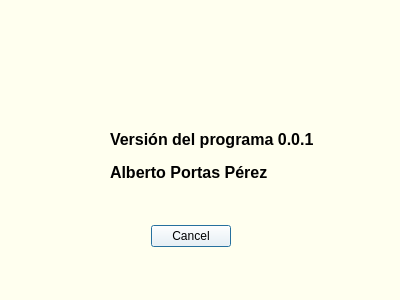
<?xml version="1.0" encoding="UTF-8"?>
<ui version="4.0">
 <class>venAbout</class>
 <widget class="QDialog" name="venAbout">
  <property name="geometry">
   <rect>
    <x>0</x>
    <y>0</y>
    <width>400</width>
    <height>300</height>
   </rect>
  </property>
  <property name="windowTitle">
   <string>Dialog</string>
  </property>
  <property name="styleSheet">
   <string notr="true">background-color: rgb(255, 255, 239);</string>
  </property>
  <widget class="QDialogButtonBox" name="btnBoxCerrar">
   <property name="geometry">
    <rect>
     <x>150</x>
     <y>220</y>
     <width>81</width>
     <height>32</height>
    </rect>
   </property>
   <property name="styleSheet">
    <string notr="true">background-color: rgb(255, 255, 255);</string>
   </property>
   <property name="orientation">
    <enum>Qt::Horizontal</enum>
   </property>
   <property name="standardButtons">
    <set>QDialogButtonBox::Cancel</set>
   </property>
  </widget>
  <widget class="QWidget" name="">
   <property name="geometry">
    <rect>
     <x>110</x>
     <y>130</y>
     <width>204</width>
     <height>52</height>
    </rect>
   </property>
   <layout class="QVBoxLayout" name="verticalLayout">
    <item>
     <widget class="QLabel" name="label">
      <property name="font">
       <font>
        <family>Arial</family>
        <pointsize>12</pointsize>
        <weight>75</weight>
        <bold>true</bold>
       </font>
      </property>
      <property name="text">
       <string>Versión del programa 0.0.1</string>
      </property>
     </widget>
    </item>
    <item>
     <spacer name="verticalSpacer">
      <property name="orientation">
       <enum>Qt::Vertical</enum>
      </property>
      <property name="sizeHint" stdset="0">
       <size>
        <width>20</width>
        <height>40</height>
       </size>
      </property>
     </spacer>
    </item>
    <item>
     <widget class="QLabel" name="label_2">
      <property name="font">
       <font>
        <family>Arial</family>
        <pointsize>12</pointsize>
        <weight>75</weight>
        <bold>true</bold>
       </font>
      </property>
      <property name="text">
       <string>Alberto Portas Pérez</string>
      </property>
     </widget>
    </item>
   </layout>
  </widget>
 </widget>
 <resources/>
 <connections>
  <connection>
   <sender>btnBoxCerrar</sender>
   <signal>accepted()</signal>
   <receiver>venAbout</receiver>
   <slot>accept()</slot>
   <hints>
    <hint type="sourcelabel">
     <x>248</x>
     <y>254</y>
    </hint>
    <hint type="destinationlabel">
     <x>157</x>
     <y>274</y>
    </hint>
   </hints>
  </connection>
  <connection>
   <sender>btnBoxCerrar</sender>
   <signal>rejected()</signal>
   <receiver>venAbout</receiver>
   <slot>reject()</slot>
   <hints>
    <hint type="sourcelabel">
     <x>316</x>
     <y>260</y>
    </hint>
    <hint type="destinationlabel">
     <x>286</x>
     <y>274</y>
    </hint>
   </hints>
  </connection>
 </connections>
</ui>
